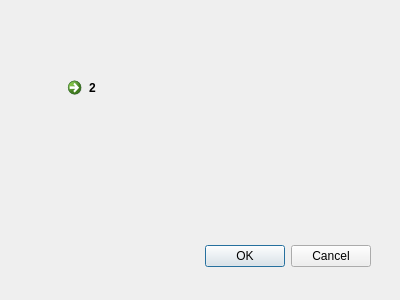
<?xml version="1.0" encoding="UTF-8"?>
<ui version="4.0">
 <class>Dialog</class>
 <widget class="QDialog" name="Dialog">
  <property name="geometry">
   <rect>
    <x>0</x>
    <y>0</y>
    <width>400</width>
    <height>300</height>
   </rect>
  </property>
  <property name="windowTitle">
   <string>Dialog</string>
  </property>
  <widget class="QDialogButtonBox" name="button2">
   <property name="geometry">
    <rect>
     <x>30</x>
     <y>240</y>
     <width>341</width>
     <height>32</height>
    </rect>
   </property>
   <property name="orientation">
    <enum>Qt::Horizontal</enum>
   </property>
   <property name="standardButtons">
    <set>QDialogButtonBox::Cancel|QDialogButtonBox::Ok</set>
   </property>
  </widget>
  <widget class="QCommandLinkButton" name="commandLinkButton">
   <property name="geometry">
    <rect>
     <x>60</x>
     <y>70</y>
     <width>185</width>
     <height>41</height>
    </rect>
   </property>
   <property name="text">
    <string>2</string>
   </property>
  </widget>
 </widget>
 <resources/>
 <connections>
  <connection>
   <sender>button2</sender>
   <signal>accepted()</signal>
   <receiver>Dialog</receiver>
   <slot>accept()</slot>
   <hints>
    <hint type="sourcelabel">
     <x>248</x>
     <y>254</y>
    </hint>
    <hint type="destinationlabel">
     <x>157</x>
     <y>274</y>
    </hint>
   </hints>
  </connection>
  <connection>
   <sender>button2</sender>
   <signal>rejected()</signal>
   <receiver>Dialog</receiver>
   <slot>reject()</slot>
   <hints>
    <hint type="sourcelabel">
     <x>316</x>
     <y>260</y>
    </hint>
    <hint type="destinationlabel">
     <x>286</x>
     <y>274</y>
    </hint>
   </hints>
  </connection>
 </connections>
</ui>
